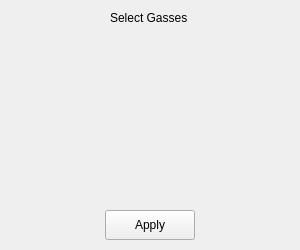
<?xml version="1.0" encoding="UTF-8"?>
<ui version="4.0">
 <class>SelectGasForm</class>
 <widget class="QWidget" name="SelectGasForm">
  <property name="geometry">
   <rect>
    <x>0</x>
    <y>0</y>
    <width>300</width>
    <height>250</height>
   </rect>
  </property>
  <property name="minimumSize">
   <size>
    <width>0</width>
    <height>0</height>
   </size>
  </property>
  <property name="windowTitle">
   <string>Form</string>
  </property>
  <widget class="QWidget" name="gridLayoutWidget">
   <property name="geometry">
    <rect>
     <x>20</x>
     <y>40</y>
     <width>259</width>
     <height>153</height>
    </rect>
   </property>
   <layout class="QGridLayout" name="gridLayout"/>
  </widget>
  <widget class="QPushButton" name="apply">
   <property name="geometry">
    <rect>
     <x>105</x>
     <y>210</y>
     <width>90</width>
     <height>30</height>
    </rect>
   </property>
   <property name="text">
    <string>Apply</string>
   </property>
  </widget>
  <widget class="QLabel" name="label">
   <property name="geometry">
    <rect>
     <x>110</x>
     <y>10</y>
     <width>80</width>
     <height>15</height>
    </rect>
   </property>
   <property name="text">
    <string>Select Gasses</string>
   </property>
  </widget>
 </widget>
 <resources/>
 <connections/>
</ui>
